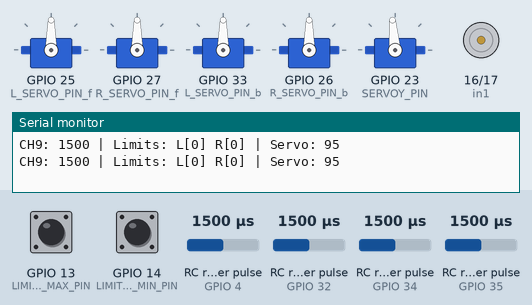
This sketch was run on a simulated ESP32. Shown: 5 × servo, motor-driver pin pairs drawn as motors (green arrow = first pin HIGH = forward, orange = second pin HIGH = backward, longer = more drive), the last lines printed to the serial monitor. Wiring (inferred from the names in the program): 4 × RC receiver channel: data GPIO 4 / data GPIO 32 / data GPIO 34 / data GPIO 35. Inputs (shaded band) come from the test bench; at power-on: RC receiver pulse (sensors on GPIO 4, GPIO 32, GPIO 34, GPIO 35) 1500 µs, GPIO 13 (LIMIT_SWITCH_MAX_PIN) HIGH, GPIO 14 (LIMIT_SWITCH_MIN_PIN) HIGH.

Above: at 1.2 s.
1.3 s: RC receiver pulse (sensor on GPIO 4) set to 1315 µs
2.8 s: RC receiver pulse (sensor on GPIO 4) set to 1291 µs
At 4.0 s:
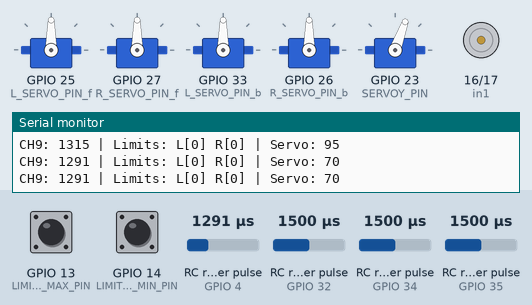
4.3 s: RC receiver pulse (sensor on GPIO 32) set to 1310 µs
5.8 s: RC receiver pulse (sensor on GPIO 32) set to 1290 µs
At 6.1 s:
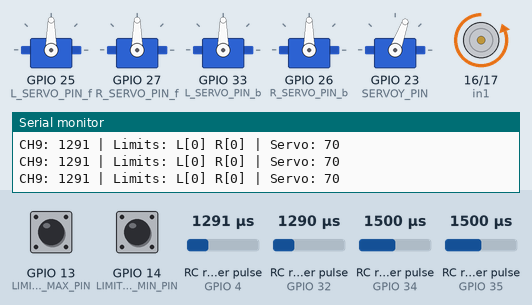
7.3 s: RC receiver pulse (sensor on GPIO 34) set to 1020 µs
At 8.5 s:
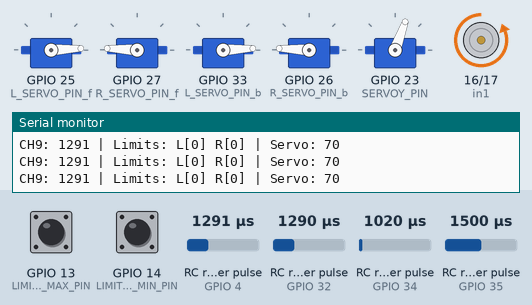
8.8 s: RC receiver pulse (sensor on GPIO 35) set to 1020 µs
At 9.6 s:
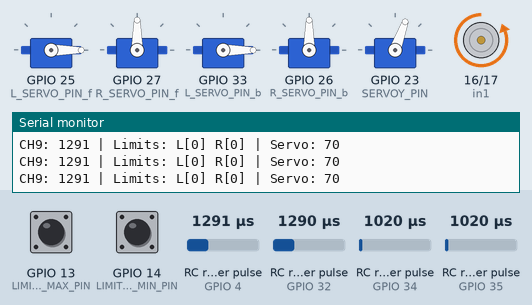
Timing chart, 0 to 11.3 s (numbered marks = the images above; inputs shaded):
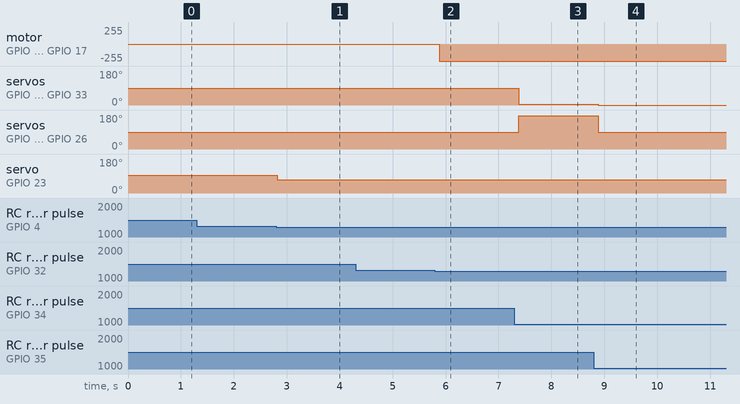

Measured:
- the behaviour switches between 1300 and 1299 µs on RC receiver pulse (sensor on GPIO 4) (found by bisection; images 0 and 1)
- the behaviour switches between 1300 and 1299 µs on RC receiver pulse (sensor on GPIO 32) (found by bisection; images 1 and 2)
- after the input at 2.8 s, servo on GPIO 23 (SERVOY_PIN): 95° → 70° at once
- after the input at 5.8 s, motor on GPIO 16 (in1) / GPIO 17 (in2): stopped → backward 255/255 after 0.08 s
- after the input at 7.3 s, servo on GPIO 25 (L_SERVO_PIN_f), servo on GPIO 33 (L_SERVO_PIN_b): 90° → 3° after 0.08 s; servo on GPIO 27 (R_SERVO_PIN_f), servo on GPIO 26 (R_SERVO_PIN_b): 90° → 177° after 0.08 s
- after the input at 8.8 s, servo on GPIO 25 (L_SERVO_PIN_f), servo on GPIO 33 (L_SERVO_PIN_b): 3° → 0° after 0.08 s; servo on GPIO 27 (R_SERVO_PIN_f), servo on GPIO 26 (R_SERVO_PIN_b): 177° → 90° after 0.08 s

The sketch:

flysky_tout.ino
```cpp
#include <ESP32Servo.h>

// --- PIN DEFINITIONS ---
// Receiver Inputs
#define CH1_PIN 32
#define CH2_PIN 35      // Forward/Backward
#define CH4_PIN 34      // Left/Right
#define CH9_PIN 4       // 3-State Switch for Continuous Servo

// Motor Driver (Actuator) Pins
#define in1 16
#define in2 17

// Drive Servo Pins
#define L_SERVO_PIN_f 25
#define L_SERVO_PIN_b 33
#define R_SERVO_PIN_f 27
#define R_SERVO_PIN_b 26

// Continuous Servo + Limit Switches
const int SERVOY_PIN = 23;
const int LIMIT_SWITCH_MIN_PIN = 14;
const int LIMIT_SWITCH_MAX_PIN = 13;

// --- OBJECTS & CONSTANTS ---
Servo leftServof, rightServof, leftServob, rightServob;
Servo contServoY; // The 5th servo (Continuous)

// Calibration for Continuous Servo
const int CONT_STOP  = 95;  // Adjusted to 91 to stop the rightward creep
const int CONT_LEFT  = 70;
const int CONT_RIGHT = 120;

float speedMultiplier = 1.0;

// --- FUNCTIONS ---
int applyDeadband(int value, int threshold = 10) {
  return (abs(value) < threshold) ? 0 : value;
}

void stopMotors() {
  leftServof.write(90);
  rightServof.write(90);
  leftServob.write(90);
  rightServob.write(90);
}

void setup() {
  Serial.begin(115200);

  // Receiver & Switch Pins
  pinMode(CH1_PIN, INPUT);
  pinMode(CH2_PIN, INPUT);
  pinMode(CH4_PIN, INPUT);
  pinMode(CH9_PIN, INPUT);
  pinMode(LIMIT_SWITCH_MIN_PIN, INPUT_PULLUP);
  pinMode(LIMIT_SWITCH_MAX_PIN, INPUT_PULLUP);

  // Actuator Pins
  pinMode(in1, OUTPUT);
  pinMode(in2, OUTPUT);

  // Timer Allocation for ESP32
  ESP32PWM::allocateTimer(0);
  ESP32PWM::allocateTimer(1);
  ESP32PWM::allocateTimer(2);
  ESP32PWM::allocateTimer(3);

  // Attach Drive Servos
  leftServof.attach(L_SERVO_PIN_f, 1000, 2000);
  rightServof.attach(R_SERVO_PIN_f, 1000, 2000);
  leftServob.attach(L_SERVO_PIN_b, 1000, 2000);
  rightServob.attach(R_SERVO_PIN_b, 1000, 2000);

  // Attach Continuous Servo
  contServoY.attach(SERVOY_PIN, 500, 2400);

  stopMotors();
  contServoY.write(CONT_STOP);
}

void loop() {
  // 1. READ RC SIGNALS
  int ch1 = pulseIn(CH1_PIN, HIGH, 25000);
  int ch2 = pulseIn(CH2_PIN, HIGH, 25000);
  int ch4 = pulseIn(CH4_PIN, HIGH, 25000);
  int ch9 = pulseIn(CH9_PIN, HIGH, 25000); // 3-state switch

  // 2. READ LIMIT SWITCHES (LOW = Pressed)
  bool minLimit = (digitalRead(LIMIT_SWITCH_MIN_PIN) == LOW);
  bool maxLimit = (digitalRead(LIMIT_SWITCH_MAX_PIN) == LOW);

  // Failsafe: Stop all if radio signal is lost
  if (ch2 < 500 || ch2 > 2500) {
    stopMotors();
    contServoY.write(CONT_STOP);
    return;
  }

  // 3. DRIVE SYSTEM (Differential Mixing)
  int x = map(ch2, 1000, 2000, -90, 90) * speedMultiplier;
  int y = map(ch4, 1000, 2000, -90, 90) * speedMultiplier;
  x = applyDeadband(x);
  y = applyDeadband(y);

  int leftSpeed = y + x;
  int rightSpeed = y - x;
  leftSpeed = constrain(leftSpeed, -90, 90);
  rightSpeed = constrain(rightSpeed, -90, 90);

  leftServof.write(90 + leftSpeed);
  rightServof.write(90 - rightSpeed);
  leftServob.write(90 + leftSpeed);
  rightServob.write(90 - rightSpeed);

  // 4. DC ACTUATOR (CH1)
  if (ch1 > 1700) {
    digitalWrite(in1, HIGH);
    digitalWrite(in2, LOW);
  } else if (ch1 < 1300 && ch1 > 500) {
    digitalWrite(in1, LOW);
    digitalWrite(in2, HIGH);
  } else {
    digitalWrite(in1, LOW);
    digitalWrite(in2, LOW);
  }

  // 5. CONTINUOUS SERVO WITH LIMITS (CH9)
  int contTarget = CONT_STOP;

  if (ch9 > 1700) {
    contTarget = CONT_RIGHT;
  } else if (ch9 < 1300 && ch9 > 500) {
    contTarget = CONT_LEFT;
  }

  // Safety Lock: Check limits against direction
  if (contTarget > CONT_STOP && maxLimit) {
    contTarget = CONT_STOP; // Block Right
  }
  if (contTarget < CONT_STOP && minLimit) {
    contTarget = CONT_STOP; // Block Left
  }

  contServoY.write(contTarget);

  // Debugging
  static unsigned long lastLog = 0;
  if (millis() - lastLog > 500) {
    Serial.printf("CH9: %d | Limits: L[%d] R[%d] | Servo: %d\n",
                  ch9, minLimit, maxLimit, contTarget);
    lastLog = millis();
  }

  delay(20);
}
```
